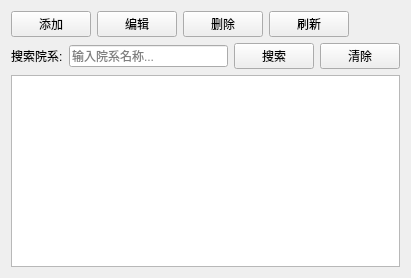
<?xml version="1.0" encoding="UTF-8"?>
<ui version="4.0">
 <class>CollegeManager</class>
 <widget class="QWidget" name="CollegeManager">
  <property name="geometry">
   <rect>
    <x>0</x>
    <y>0</y>
    <width>411</width>
    <height>244</height>
   </rect>
  </property>
  <layout class="QVBoxLayout" name="verticalLayout">
   <item>
    <layout class="QHBoxLayout" name="buttonLayout">
     <item>
      <widget class="QPushButton" name="btnAdd">
       <property name="text">
        <string>添加</string>
       </property>
      </widget>
     </item>
     <item>
      <widget class="QPushButton" name="btnEdit">
       <property name="text">
        <string>编辑</string>
       </property>
      </widget>
     </item>
     <item>
      <widget class="QPushButton" name="btnDelete">
       <property name="text">
        <string>删除</string>
       </property>
      </widget>
     </item>
     <item>
      <widget class="QPushButton" name="btnRefresh">
       <property name="text">
        <string>刷新</string>
       </property>
      </widget>
     </item>
     <item>
      <spacer name="horizontalSpacer">
       <property name="orientation">
        <enum>Qt::Horizontal</enum>
       </property>
       <property name="sizeHint" stdset="0">
        <size>
         <width>40</width>
         <height>20</height>
        </size>
       </property>
      </spacer>
     </item>
    </layout>
   </item>
   <item>
    <layout class="QHBoxLayout" name="searchLayout">
     <item>
      <widget class="QLabel" name="labelSearch">
       <property name="text">
        <string>搜索院系:</string>
       </property>
      </widget>
     </item>
     <item>
      <widget class="QLineEdit" name="txtSearch">
       <property name="placeholderText">
        <string>输入院系名称...</string>
       </property>
      </widget>
     </item>
     <item>
      <widget class="QPushButton" name="btnSearch">
       <property name="text">
        <string>搜索</string>
       </property>
      </widget>
     </item>
     <item>
      <widget class="QPushButton" name="btnClearSearch">
       <property name="text">
        <string>清除</string>
       </property>
      </widget>
     </item>
    </layout>
   </item>
   <!-- END SEARCH BAR -->
   <item>
    <widget class="QTableWidget" name="tableWidget">
     <property name="sizePolicy">
      <sizepolicy hsizetype="Expanding" vsizetype="Minimum">
       <horstretch>1</horstretch>
       <verstretch>0</verstretch>
      </sizepolicy>
     </property>
    </widget>
   </item>
  </layout>
 </widget>
 <resources/>
 <connections/>
</ui>
